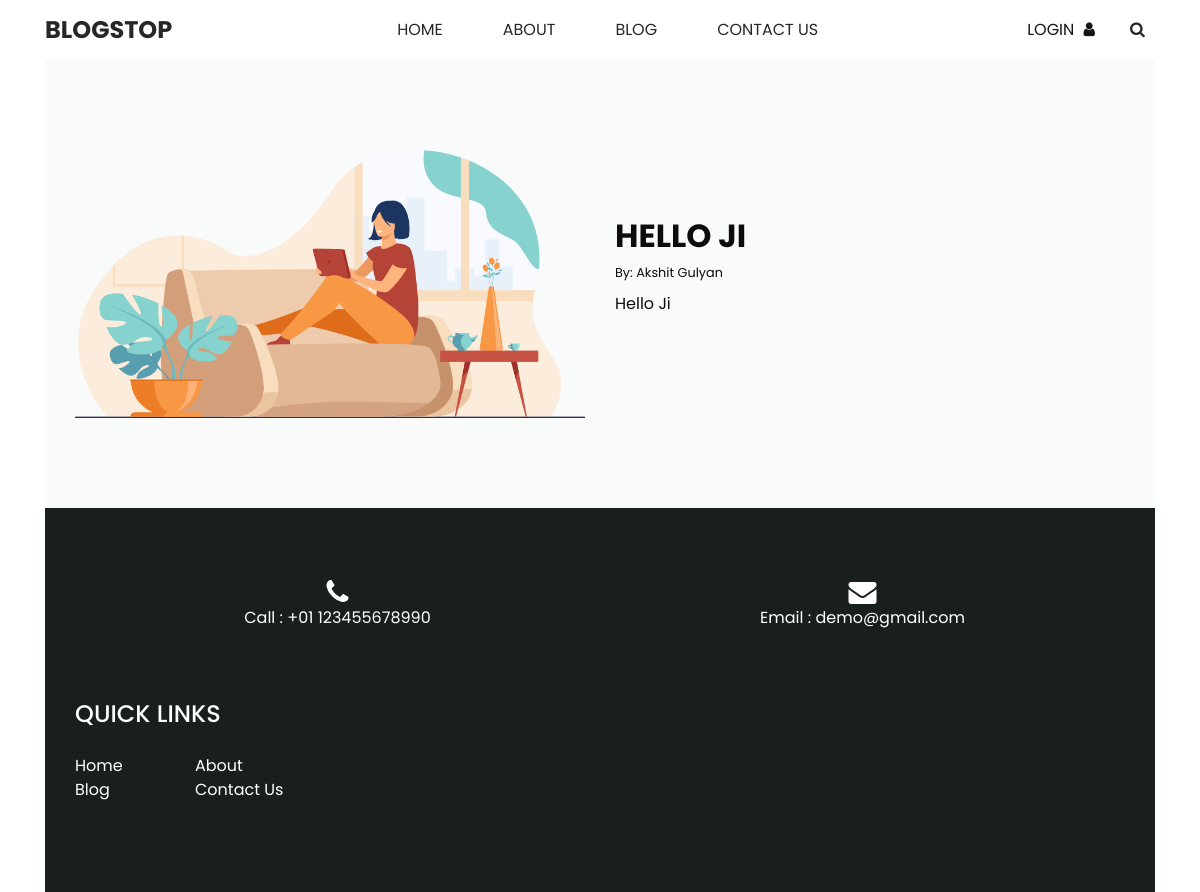
Screenshot of /article/8 with the database file from the repository.
### blog/models.py (models this page shows, shortened)
class Post(models.Model):
    title = models.CharField(max_length=100)
    author = models.ForeignKey(User, on_delete=models.CASCADE)
    body = models.TextField()

### blog/views.py (the view)
# urls.py: path('article/<int:pk>', Detailedview.as_view(), name='article'),
class Detailedview(DetailView):
    model=Post
    template_name = 'blog/blogdetail.html'

### templates/blog/blogdetail.html (shortened to what this page needs)
<!DOCTYPE html>
<html>
<head>
  {% load static %}
  <link rel="stylesheet" type="text/css" href="{% static 'css/bootstrap.css' %}" />
  <link href="{% static 'css/font-awesome.min.css' %}" rel="stylesheet" />
  <link href="{% static 'css/style.css' %}" rel="stylesheet" />
  <link href="{% static 'css/responsive.css' %}" rel="stylesheet" />
</head>
<body class="sub_page">
  <div class="hero_area">
    <header class="header_section long_section px-0">
      <nav class="navbar navbar-expand-lg custom_nav-container ">
        <a class="navbar-brand" href="index">
          <span>
            BlogStop
          </span>
        </a>
        <div class="collapse navbar-collapse" id="navbarSupportedContent">
          <div class="d-flex mx-auto flex-column flex-lg-row align-items-center">
            <ul class="navbar-nav  ">
              <li class="nav-item ">
                <a class="nav-link" href="../">Home <span class="sr-only">(current)</span></a>
              </li>
              <li class="nav-item active">
                <a class="nav-link" href="../about"> About</a>
              </li>
              <li class="nav-item">
                <a class="nav-link" href="../blog">Blog</a>
              </li>
              <li class="nav-item">
                <a class="nav-link" href="../contact">Contact Us</a>
              </li>
            </ul>
          </div>
          {% if user.is_authenticated %}
          <h3>Hello {{fname}}!</h3>
          <button type="submit"><a href="/signout">SignOut</a></button>
          {% else %}
          <div class="quote_btn-container">
            <a href="signin">
              <span>
                Login
              </span>
              <i class="fa fa-user" aria-hidden="true"></i>
            </a>
            <form class="form-inline">
              <button class="btn  my-2 my-sm-0 nav_search-btn" type="submit">
                <i class="fa fa-search" aria-hidden="true"></i>
              </button>
            </form>
          </div>
          {% endif %}
        </div>
      </nav>
    </header>
  </div>
  <section class="about_section layout_padding long_section">
    <div class="container">
      <div class="row">
        <div class="col-md-6">
          <div class="img-box">
            <img src="{% static 'images/about-img.png' %}" alt="">
          </div>
        </div>
        <div class="col-md-6">
          <div class="detail-box">
            <div class="heading_container">
              <h2>
                {{ post.title }}
              </h2>
              <small>By: {{ post.author.first_name }} {{ post.author.last_name }}</small>
            </div>
            <p>
              {{ post.body }}
            </p>
          </div>
        </div>
      </div>
    </div>
  </section>
  <section class="info_section long_section">
    <div class="container">
      <div class="contact_nav">
        <a href="">
          <i class="fa fa-phone" aria-hidden="true"></i>
          <span>
            Call : +01 123455678990
          </span>
        </a>
        <a href="">
          <i class="fa fa-envelope" aria-hidden="true"></i>
          <span>
            Email : demo@gmail.com
          </span>
        </a>
      </div>
      <div class="info_top ">
        <div class="row ">
          <div class="col-sm-6 col-md-4 col-lg-3">
            <div class="info_links">
              <h4>
                QUICK LINKS
              </h4>
              <div class="info_links_menu">
                <a class="" href="index">Home <span class="sr-only">(current)</span></a>
                <a class="" href="about"> About</a>
                <a class="" href="blog.html">Blog</a>
                <a class="" href="contact">Contact Us</a>
              </div>
            </div>
          </div>
          </div>
        </div>
      </div>
  </section>
</body>
</html>

### authentication/static/css/style.css (style rules this page uses)
body { font-family: "Poppins", sans-serif; color: #0c0c0c; background-color: #ffffff; overflow-x: hidden; }
.layout_padding { padding: 90px 0; }
.long_section { margin-left: 45px; margin-right: 45px; padding-left: 15px; padding-right: 15px; }
.heading_container { display: -webkit-box; display: -ms-flexbox; display: flex; -webkit-box-orient: vertical; -webkit-box-direction: normal; -ms-flex-direction: column; flex-direction: column; -webkit-box-align: start; -ms-flex-align: start; align-items: flex-start; }
.heading_container h2 { position: relative; font-weight: bold; text-transform: uppercase; }
.hero_area { min-height: 100vh; position: relative; display: -webkit-box; display: -ms-flexbox; display: flex; -webkit-box-orient: vertical; -webkit-box-direction: normal; -ms-flex-direction: column; flex-direction: column; }
.sub_page .hero_area { min-height: auto; }
.header_section { background-color: #ffffff; }
.custom_nav-container .navbar-nav .nav-item .nav-link { padding: 3px 15px; margin: 10px 15px; color: #272727; text-align: center; text-transform: uppercase; }
a, a:hover, a:focus { text-decoration: none; }
.btn, .btn:focus { outline: none !important; -webkit-box-shadow: none; box-shadow: none; }
.custom_nav-container .nav_search-btn { width: 35px; height: 35px; padding: 0; border: none; }
.navbar-brand span { font-size: 24px; font-weight: 700; color: #272727; text-transform: uppercase; }
.custom_nav-container { z-index: 99999; padding: 5px 0; }
.quote_btn-container { display: -webkit-box; display: -ms-flexbox; display: flex; -webkit-box-align: center; -ms-flex-align: center; align-items: center; }
.quote_btn-container a { color: #151515; margin-right: 25px; text-transform: uppercase; }
.quote_btn-container a span { margin-right: 5px; }
.about_section { background-color: #f9fafa; }
.about_section .row { -webkit-box-align: center; -ms-flex-align: center; align-items: center; }
.about_section .img-box img { width: 100%; }
.about_section .detail-box p { margin-top: 10px; margin-bottom: 35px; }
.info_section { background-color: #191e1f; color: #ffffff; padding-top: 45px; padding-bottom: 45px; }
.info_section .contact_nav { display: -webkit-box; display: -ms-flexbox; display: flex; -webkit-box-pack: center; -ms-flex-pack: center; justify-content: center; padding: 25px 0; text-align: center; }
.info_section .contact_nav a { -webkit-box-flex: 1; -ms-flex: 1; flex: 1; margin: 0; display: -webkit-box; display: -ms-flexbox; display: flex; -webkit-box-orient: vertical; -webkit-box-direction: normal; -ms-flex-direction: column; flex-direction: column; -webkit-box-align: center; -ms-flex-align: center; align-items: center; color: #ffffff; }
.info_section .contact_nav a i { font-size: 28px; }
.info_section .info_top { padding: 45px 0; }
.info_section h4 { text-transform: uppercase; position: relative; margin-bottom: 25px; }
.info_section .info_links .info_links_menu { display: -webkit-box; display: -ms-flexbox; display: flex; -ms-flex-wrap: wrap; flex-wrap: wrap; }
.info_section .info_links .info_links_menu a { color: #ffffff; -ms-flex-preferred-size: 50%; flex-basis: 50%; }

### authentication/static/css/responsive.css (style rules this page uses)
@media (min-width: 1200px) { .container { max-width: 1170px; } }

### rows the page displays
Post: title "HELLO JI", author.first_name "Akshit", author.last_name "Gulyan", body "Hello Ji"
